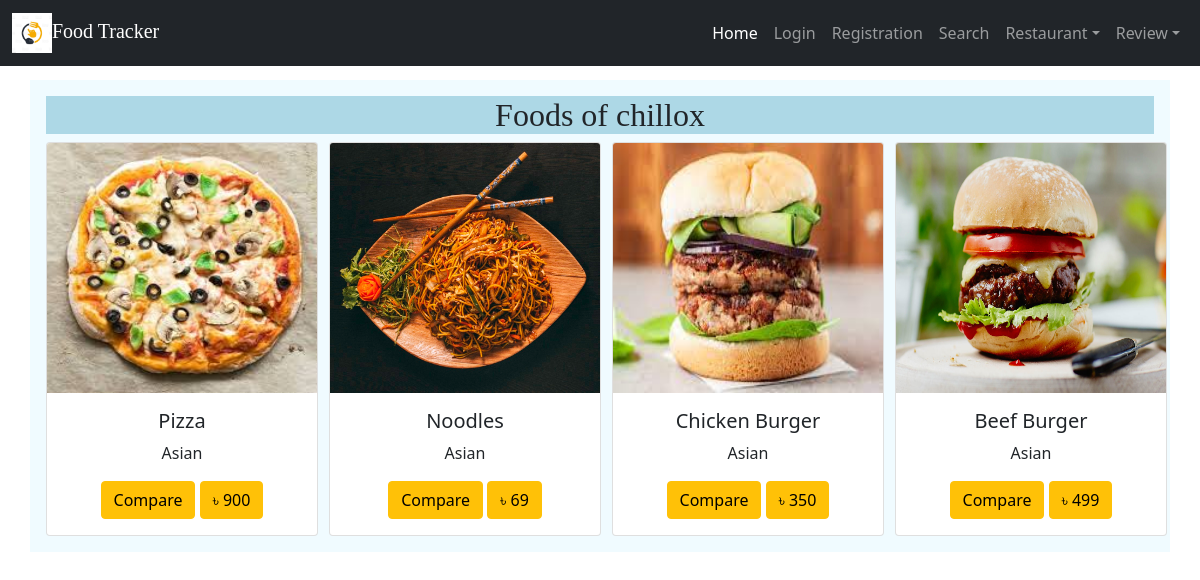
The page /store_chillox.php on the database its author committed.
### tables this page shows
CREATE TABLE `Chillox` (
  `id` int(11) NOT NULL,
  `code_no` varchar(255) NOT NULL,
  `food_name` varchar(250) NOT NULL,
  `image_name` varchar(255) NOT NULL,
  `typ_name` varchar(250) NOT NULL,
  `food_desc` varchar(255) NOT NULL,
  `price` float NOT NULL,
  `offer_price` float NOT NULL,
  `origin` varchar(250) NOT NULL
);

### store_chillox.php (the view, shortened to what this page needs)
<!DOCTYPE html>
<html lang="en">
<head>
    <link rel="stylesheet" href="style.css">
    <link rel="stylesheet" href="css/bootstrap.min.css">
</head>
<body>
    <?php include('include/nav_bar.php'); ?>
    <div class="container p-3" style="margin-top: 80px;">
        <h2 style="text-align: center; font-family:Fira Code; background-color:lightblue">Foods of chillox</h2>
        <div class="row">
            <?php
            $conn = mysqli_connect("localhost", "root", "", "foods");
            $sql = "SELECT * FROM Chillox";
            $result = mysqli_query($conn, $sql);
            if (mysqli_num_rows($result) > 0) {
                while ($row = mysqli_fetch_array($result)) {
            ?>
                    <div class="col-sm-3">
                        <div class="card box-shadow" style="width: 17rem;">
                            <img src="upload/<?php echo $row['image_name'] ?>" class="card-img-top" alt="food Image" height="250px" width="250px">
                            <div class="card-body">
                                <h5 class="card-title"><?php echo $row['food_name']; ?></h5>
                                <p class="card-text"><?php echo $row['typ_name']; ?></p>
                                <a href="compare_index.php?store=Chillox&&food_name=<?php echo $row['food_name']; ?>" class="btn btn-warning">Compare</a>
                                <a href="single_product.php?store=Chillox&&id=<?php echo $row['id']; ?>" class="btn btn-warning">৳ <?php echo $row['price']; ?></a>
                            </div>
                        </div>
                    </div>
            <?php
                }
            } else {
                echo "No record Found";
            }
            ?>
        </div>
    </div>
</body>
</html>

### include/nav_bar.php (shortened to what this page needs)
<!DOCTYPE html>
<html lang="en">
<head>
    <link rel="stylesheet" href="css/bootstrap.min.css">
</head>
<body>
    <nav class="navbar navbar-expand-md navbar-dark bg-dark fixed-top">
        <div class="container-fluid">
            <a class="navbar-brand" style="font-family: Broadway;" href="index.php"><img src="image/11.jpg" alt="logo" width="40" height="40">Food
                Tracker</a>
            <div class="collapse navbar-collapse" id="main-menu">
                <?php
                if ($_SESSION['username'] == 'admin') {
                ?>
                 <ul class="navbar-nav ms-auto">
                        <li class="nav-item"><a class="nav-link active" href="index.php">Home</a></li>
                    <ul class="navbar-nav ms-auto">
                        <li class="nav-item"><a class="nav-link active" href="view_customer.php">User Info</a></li>
                        <li class="nav-item"><a class="nav-link active" href="view_chill_food.php">Chillox Info</a></li>
                        <li class="nav-item"><a class="nav-link active" href="view_burger_food.php">Mr Burger Info</a></li>
                        <li class="nav-item"><a class="nav-link active" href="view_takeout_food.php">Takeout Info</a></li>
                        </li>
                        <li class="nav-item"><a class="nav-link active" href="view_chillox_review.php">Chillox Review</a></li>
                        <li class="nav-item"><a class="nav-link active" href="view_burger_review.php">Mr Burger Review </a></li>
                        <li class="nav-item"><a class="nav-link active" href="view_takeout_review.php">Takeout Review</a></li>
                           <!-- <li class="nav-item dropdown">
                            <a class="nav-link dropdown-toggle" role="button" data-bs-toggle="dropdown" aria-expanded="false" href="">Review</a>
                            <ul class="dropdown-menu">
                                <li><a class="dropdown-item" href="view_chillox_review.php">Chillox</a></li>
                                <li><a class="dropdown-item" href="view_burger_review.php">Mr.Burger</a></li>
                                <li><a class="dropdown-item" href="view_takeout_review.php">Takeout</a></li>
                                <li>
                                    <hr class="dropdown-divider">
                                </li>
                            </ul>
                        </li>-->
                        <li class="nav-item"><a class="nav-link" href="product.php">Add food</a></li>
                        <?php
                        if (!isset($_SESSION['username'])) {
                        ?>
                            <li class="nav-item"><a class="nav-link" href="cust_login.php">Login</a></li>
                            <li class="nav-item"><a class="nav-link" href="cust_registration.php">Registration</a></li>
                        <?php
                        } else {
                        ?><li class="nav-item"><a class="nav-link" href="sidebar.php"><?php echo "Hello " . $_SESSION['username']; ?></a></li>
                            <li class="nav-item"><a class="nav-link" href="logout.php">Logout</a></li>
                        <?php
                        }
                        ?>
                    </ul>
                <?php
                } else {
                ?>
                    <ul class="navbar-nav ms-auto">
                        <li class="nav-item"><a class="nav-link active" href="index.php">Home</a></li>
                        <?php
                        if (!isset($_SESSION['username'])) {
                        ?>
                            <li class="nav-item"><a class="nav-link" href="cust_login.php">Login</a></li>
                            <li class="nav-item"><a class="nav-link" href="cust_registration.php">Registration</a></li>
                        <?php
                        } else {
                        ?><li class="nav-item"><a class="nav-link" href="#"><?php echo "Hello " . $_SESSION['username']; ?></a></li>
                            <li class="nav-item"><a class="nav-link" href="logout.php">Logout</a></li>
                        <?php
                        }
                        ?>
                        <li class="nav-item"><a class="nav-link" href="compare.php">Search</a></li>
                        <li class="nav-item dropdown">
                            <a class="nav-link dropdown-toggle" role="button" data-bs-toggle="dropdown" aria-expanded="false" href="">Restaurant</a>
                        </li>
                        <li class="nav-item dropdown">
                            <a class="nav-link dropdown-toggle" role="button" data-bs-toggle="dropdown" aria-expanded="false" href="">Review</a>
                        </li>
                    </ul>
                <?php
                }
                ?>
            </div>
        </div>
    </nav>
</body>
</html>

### style.css (style rules this page uses)
div.container { text-align: center; background-color: rgba(20, 189, 245, 0.062); }

### rows shown on the page
chillox: image_name (picture), food_name "Pizza", typ_name "Asian", price "900"
chillox: image_name (picture), food_name "Noodles", typ_name "Asian", price "69"
chillox: image_name (picture), food_name "Chicken Burger", typ_name "Asian", price "350"
chillox: image_name (picture), food_name "Beef Burger", typ_name "Asian", price "499"
